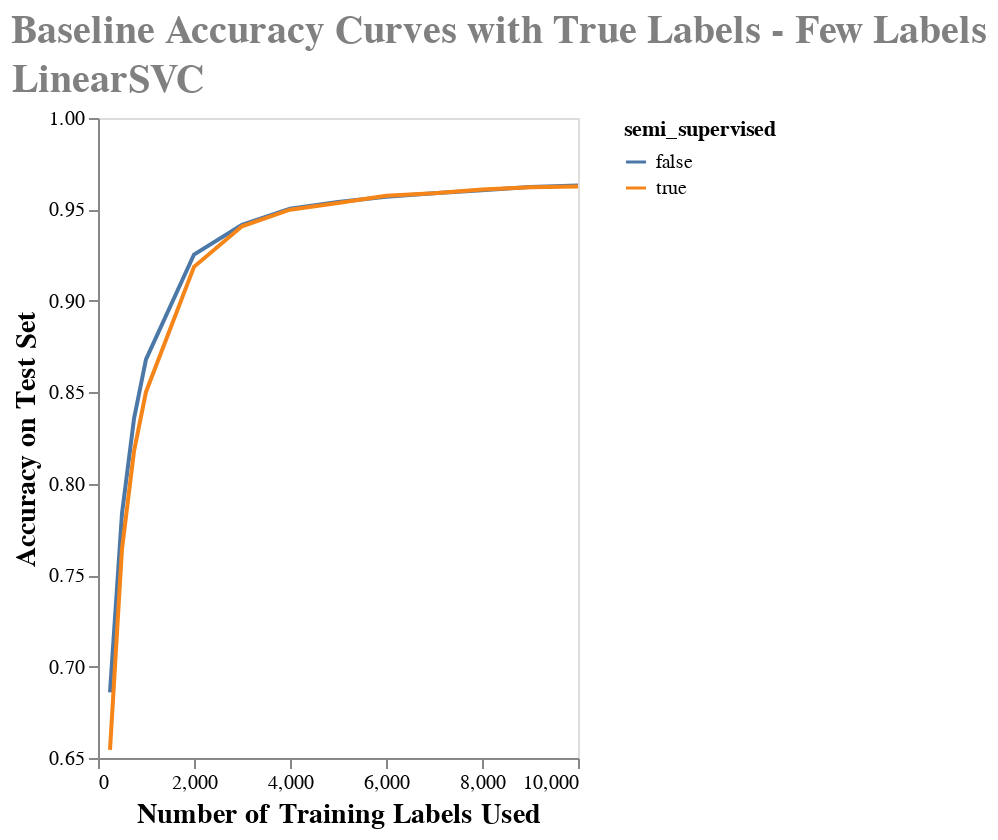

The notebook cell this image was saved under:
### Markdown cell above
##### Zoom in to the early part of the chart and the first labels added.

### Code cell
upper_early_sample_limit = 10000
chrts_early = []
for model_type in model_dict.keys():
    chrts_early.append(chart_results_curve(df_results.loc[(df_results['model_type']==model_type) & 
                                                          (df_results['samples']<=upper_early_sample_limit)], model_type))
    

row1 = alt.hconcat(chrts_early[0])# | chrts_early [1] | chrts_early [2] )
#row2 = alt.hconcat(chrts_early[3] | chrts_early [4] | chrts_early [5] )

super_chrt_early = alt.vconcat(row1).properties(
    title='Baseline Accuracy Curves with True Labels - Few Labels'
).configure_title(
    fontSize=20,
    anchor='start',
    color='gray'
)
super_chrt_early.save('super_chrt_early_harder_target.html')
super_chrt_early

### Figure 1 — Vega-Lite specification as saved in the notebook (floating-point values rounded to 4 significant figures)
{"usermeta": {"embedOptions": {"theme": "fivethirtyeight"}}, "config": {"view": {"continuousWidth": 400, "continuousHeight": 300}, "title": {"anchor": "start", "color": "gray", "fontSize": 20}}, "vconcat": [{"hconcat": [{"mark": "line", "encoding": {"color": {"condition": {"type": "nominal", "field": "semi_supervised", "selection": "selector002"}, "value": "lightgray"}, "tooltip": [{"type": "quantitative", "field": "samples", "format": ",.0f"}, {"type": "nominal", "field": "semi_supervised"}, {"type": "quantitative", "field": "test_accuracy", "format": ",.4f"}, {"type": "nominal", "field": "vectorizer_num_features"}, {"type": "quantitative", "field": "run_time", "format": ",.4f"}], "x": {"type": "quantitative", "axis": {"grid": false, "title": "Number of Training Labels Used", "titleFontSize": 14}, "field": "samples"}, "y": {"type": "quantitative", "axis": {"grid": false, "title": "Accuracy on Test Set", "titleFontSize": 14}, "field": "test_accuracy", "scale": {"domain": [0.65, 1.0]}}}, "height": 320, "selection": {"selector002": {"type": "multi", "fields": ["semi_supervised"]}}, "title": "LinearSVC", "width": 240}]}], "data": {"name": "data-fe500f8d56761b59a97c643e536fcc82"}, "title": "Baseline Accuracy Curves with True Labels - Few Labels", "$schema": "https://vega.github.io/schema/vega-lite/v4.8.1.json", "datasets": {"data-fe500f8d56761b59a97c643e536fcc82": [{"model_type": "LinearSVC", "vectorizer_num_features": null, "semi_supervised": false, "samples": 250, "dummy_train_accuracy": 0.3745, "dummy_test_accuracy": 0.3772, "train_accuracy": 1.0, "test_accuracy": 0.6859, "run_time": 0.023}, {"model_type": "LinearSVC", "vectorizer_num_features": null, "semi_supervised": true, "samples": 250, "dummy_train_accuracy": 0.4038, "dummy_test_accuracy": 0.4011, "train_accuracy": 0.6364, "test_accuracy": 0.6544, "run_time": 9.434}, {"model_type": "LinearSVC", "vectorizer_num_features": null, "semi_supervised": false, "samples": 500, "dummy_train_accuracy": 0.3992, "dummy_test_accuracy": 0.3896, "train_accuracy": 1.0, "test_accuracy": 0.7837, "run_time": 0.027}, {"model_type": "LinearSVC", "vectorizer_num_features": null, "semi_supervised": true, "samples": 500, "dummy_train_accuracy": 0.4038, "dummy_test_accuracy": 0.4011, "train_accuracy": 0.7173, "test_accuracy": 0.7643, "run_time": 8.925}, {"model_type": "LinearSVC", "vectorizer_num_features": null, "semi_supervised": false, "samples": 750, "dummy_train_accuracy": 0.3981, "dummy_test_accuracy": 0.3924, "train_accuracy": 1.0, "test_accuracy": 0.8356, "run_time": 0.033}, {"model_type": "LinearSVC", "vectorizer_num_features": null, "semi_supervised": true, "samples": 750, "dummy_train_accuracy": 0.4038, "dummy_test_accuracy": 0.4011, "train_accuracy": 0.774, "test_accuracy": 0.8177, "run_time": 9.073}, {"model_type": "LinearSVC", "vectorizer_num_features": null, "semi_supervised": false, "samples": 1000, "dummy_train_accuracy": 0.3946, "dummy_test_accuracy": 0.394, "train_accuracy": 1.0, "test_accuracy": 0.8679, "run_time": 0.03698}, {"model_type": "LinearSVC", "vectorizer_num_features": null, "semi_supervised": true, "samples": 1000, "dummy_train_accuracy": 0.4038, "dummy_test_accuracy": 0.4011, "train_accuracy": 0.8149, "test_accuracy": 0.8502, "run_time": 9.045}, {"model_type": "LinearSVC", "vectorizer_num_features": null, "semi_supervised": false, "samples": 2000, "dummy_train_accuracy": 0.3928, "dummy_test_accuracy": 0.3895, "train_accuracy": 1.0, "test_accuracy": 0.9253, "run_time": 0.043}, {"model_type": "LinearSVC", "vectorizer_num_features": null, "semi_supervised": true, "samples": 2000, "dummy_train_accuracy": 0.4038, "dummy_test_accuracy": 0.4011, "train_accuracy": 0.8897, "test_accuracy": 0.9186, "run_time": 9.288}, {"model_type": "LinearSVC", "vectorizer_num_features": null, "semi_supervised": false, "samples": 3000, "dummy_train_accuracy": 0.3949, "dummy_test_accuracy": 0.3917, "train_accuracy": 1.0, "test_accuracy": 0.9416, "run_time": 0.061}, {"model_type": "LinearSVC", "vectorizer_num_features": null, "semi_supervised": true, "samples": 3000, "dummy_train_accuracy": 0.4038, "dummy_test_accuracy": 0.4011, "train_accuracy": 0.9179, "test_accuracy": 0.9408, "run_time": 10.25}, {"model_type": "LinearSVC", "vectorizer_num_features": null, "semi_supervised": false, "samples": 4000, "dummy_train_accuracy": 0.3927, "dummy_test_accuracy": 0.3938, "train_accuracy": 1.0, "test_accuracy": 0.9505, "run_time": 0.09698}, {"model_type": "LinearSVC", "vectorizer_num_features": null, "semi_supervised": true, "samples": 4000, "dummy_train_accuracy": 0.4038, "dummy_test_accuracy": 0.4011, "train_accuracy": 0.9339, "test_accuracy": 0.9499, "run_time": 9.726}, {"model_type": "LinearSVC", "vectorizer_num_features": null, "semi_supervised": false, "samples": 5000, "dummy_train_accuracy": 0.3997, "dummy_test_accuracy": 0.3981, "train_accuracy": 1.0, "test_accuracy": 0.9541, "run_time": 0.101}, {"model_type": "LinearSVC", "vectorizer_num_features": null, "semi_supervised": true, "samples": 5000, "dummy_train_accuracy": 0.4038, "dummy_test_accuracy": 0.4011, "train_accuracy": 0.9427, "test_accuracy": 0.9536, "run_time": 9.191}, {"model_type": "LinearSVC", "vectorizer_num_features": null, "semi_supervised": false, "samples": 6000, "dummy_train_accuracy": 0.3959, "dummy_test_accuracy": 0.3971, "train_accuracy": 0.9998, "test_accuracy": 0.9569, "run_time": 0.133}, {"model_type": "LinearSVC", "vectorizer_num_features": null, "semi_supervised": true, "samples": 6000, "dummy_train_accuracy": 0.4038, "dummy_test_accuracy": 0.4011, "train_accuracy": 0.95, "test_accuracy": 0.9575, "run_time": 9.514}, {"model_type": "LinearSVC", "vectorizer_num_features": null, "semi_supervised": false, "samples": 7000, "dummy_train_accuracy": 0.3919, "dummy_test_accuracy": 0.3982, "train_accuracy": 0.9999, "test_accuracy": 0.9588, "run_time": 0.143}, {"model_type": "LinearSVC", "vectorizer_num_features": null, "semi_supervised": true, "samples": 7000, "dummy_train_accuracy": 0.4038, "dummy_test_accuracy": 0.4011, "train_accuracy": 0.9545, "test_accuracy": 0.9588, "run_time": 9.273}, {"model_type": "LinearSVC", "vectorizer_num_features": null, "semi_supervised": false, "samples": 8000, "dummy_train_accuracy": 0.3971, "dummy_test_accuracy": 0.3978, "train_accuracy": 0.9999, "test_accuracy": 0.9605, "run_time": 0.214}, {"model_type": "LinearSVC", "vectorizer_num_features": null, "semi_supervised": true, "samples": 8000, "dummy_train_accuracy": 0.4038, "dummy_test_accuracy": 0.4011, "train_accuracy": 0.9594, "test_accuracy": 0.9609, "run_time": 9.376}, {"model_type": "LinearSVC", "vectorizer_num_features": null, "semi_supervised": false, "samples": 9000, "dummy_train_accuracy": 0.401, "dummy_test_accuracy": 0.3978, "train_accuracy": 0.9999, "test_accuracy": 0.9623, "run_time": 0.272}, {"model_type": "LinearSVC", "vectorizer_num_features": null, "semi_supervised": true, "samples": 9000, "dummy_train_accuracy": 0.4038, "dummy_test_accuracy": 0.4011, "train_accuracy": 0.9626, "test_accuracy": 0.9621, "run_time": 10.76}, {"model_type": "LinearSVC", "vectorizer_num_features": null, "semi_supervised": false, "samples": 10000, "dummy_train_accuracy": 0.4043, "dummy_test_accuracy": 0.3984, "train_accuracy": 0.9999, "test_accuracy": 0.9631, "run_time": 0.297}, {"model_type": "LinearSVC", "vectorizer_num_features": null, "semi_supervised": true, "samples": 10000, "dummy_train_accuracy": 0.4038, "dummy_test_accuracy": 0.4011, "train_accuracy": 0.9652, "test_accuracy": 0.9625, "run_time": 10.11}]}}
